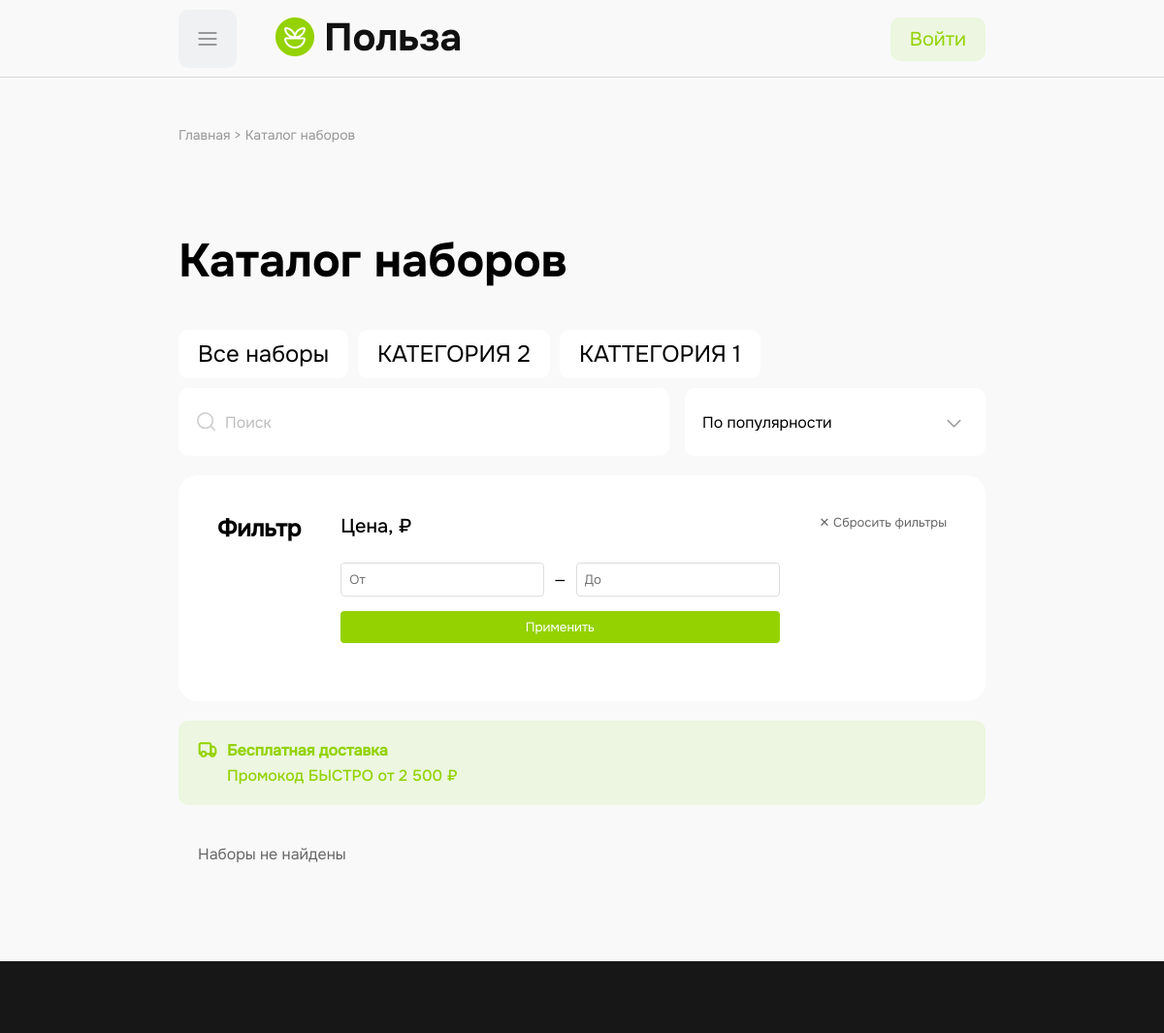
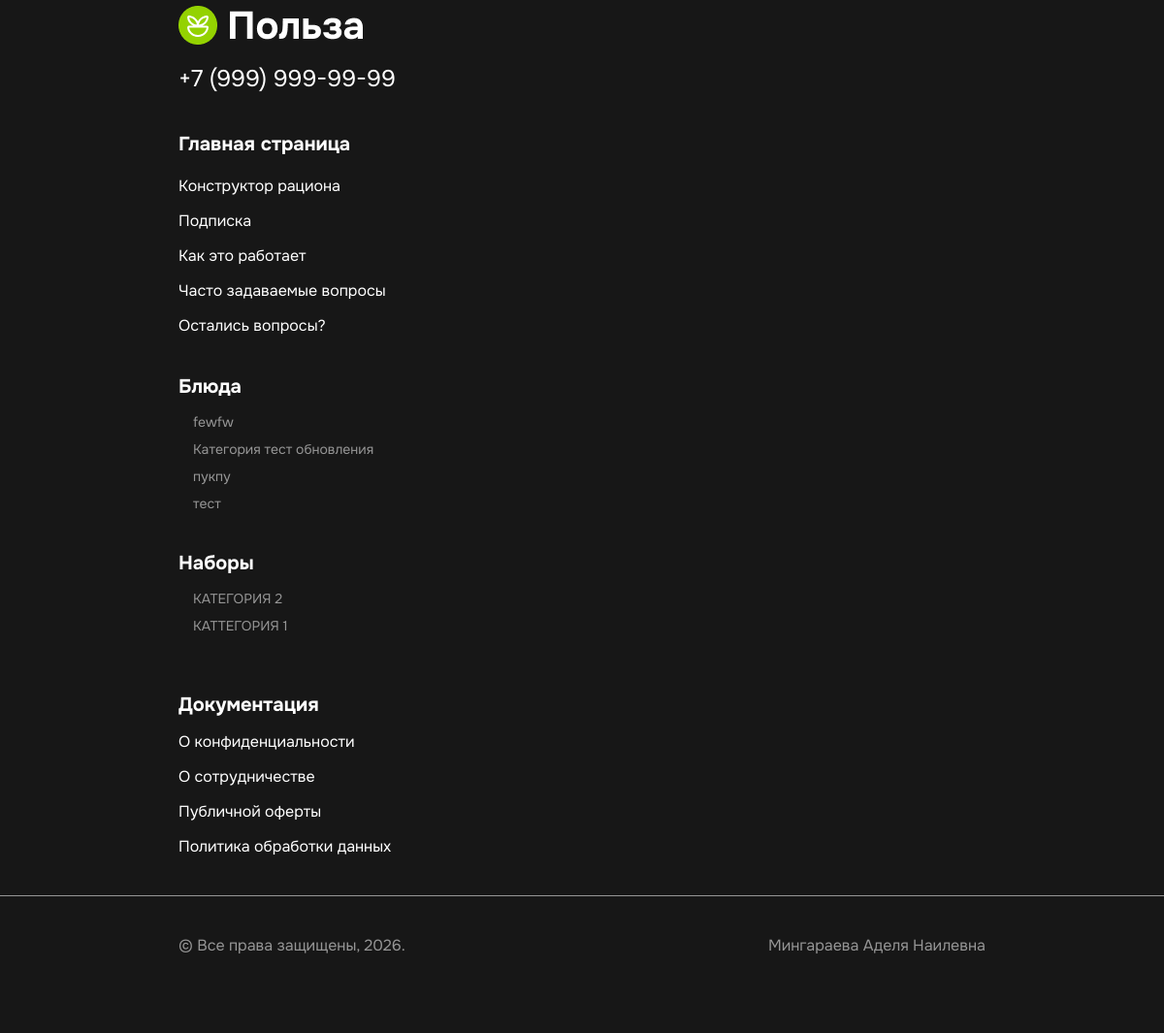
The app's page /?page=catalog_nabor&category=2 with its own data (2 pictures, top to bottom).
### tables this page shows
CREATE TABLE `sets` (
  `id` int NOT NULL,
  `name` varchar(100) NOT NULL
);

CREATE TABLE `categories` (
  `id` int NOT NULL,
  `name` varchar(100) NOT NULL
);

### pages/catalog_nabor.php (the view, shortened to what this page needs)
<?php
global $connect;
$filterCatId = intval($_GET['category'] ?? 0);
$searchQuery = trim($_GET['search'] ?? '');
$sortBy = $_GET['sort'] ?? 'popular';
$priceMax = isset($_GET['price_max']) && $_GET['price_max'] !== '' ? floatval($_GET['price_max']) : '';
$priceMin = isset($_GET['price_min']) && $_GET['price_min'] !== '' ? floatval($_GET['price_min']) : '';
$categories = $connect->query("SELECT id, name FROM sets ORDER BY name")->fetchAll();
$sql = "SELECT sd.*, s.name as category_name,
               (SELECT COUNT(*) FROM set_composition sc WHERE sc.set_dish_id = sd.id) as dishes_count
        FROM set_dishes sd
        LEFT JOIN sets s ON sd.set_id = s.id
        WHERE sd.is_available = 1";
$params = [];
if ($filterCatId > 0) {
    $sql .= " AND sd.set_id = ?";
    $params[] = $filterCatId;
}
switch ($sortBy) {
    default: $sql .= " ORDER BY sd.id DESC";
}
$stmt = $connect->prepare($sql);
$stmt->execute($params);
$sets = $stmt->fetchAll();
?>
<form action="index.php" method="GET">
    <p id="hleb" class="container">
        <a href="index.php">Главная</a> > Каталог наборов
    </p>
    <div class="catalog container">
        <h3>Каталог наборов</h3>
        <div class="filter">
            <a href="?page=catalog_nabor" class="<?= $filterCatId == 0 ? 'active' : '' ?>">Все наборы</a>
            <?php foreach ($categories as $cat): ?>
            <a href="?page=catalog_nabor&category=<?= $cat['id'] ?>"
                class="<?= $filterCatId == $cat['id'] ? 'active' : '' ?>">
                <?= htmlspecialchars($cat['name']) ?>
            </a>
            <?php endforeach; ?>
        </div>
    </div>
    <div class="top-actions container">
        <div class="search-wrapper">
            <input type="text" name="search" placeholder="Поиск" value="<?= htmlspecialchars($searchQuery) ?>">
        </div>
        <div class="sort-select">
            <select name="sort" onchange="this.form.submit()">
                <option value="popular" <?= $sortBy == 'popular' ? 'selected' : '' ?>>По популярности</option>
            </select>
        </div>
    </div>
    <div class="container catalog-layout">
        <aside class="filter-sidebar">
            <div class="price_filter">
                <h2>Фильтр</h2>
                <div style="display:flex;flex-direction:column;gap:15px;margin-bottom:20px;">
                    <p>Цена, ₽</p>
                    <div style="display:flex;gap:10px;align-items:center;">
                        <input type="number" name="price_min" placeholder="От"
                            value="<?= $priceMin !== '' ? htmlspecialchars($priceMin) : '' ?>" min="0"
                            style="width:100%;padding:8px;border:1px solid #ddd;border-radius:4px;">
                        <span>—</span>
                        <input type="number" name="price_max" placeholder="До"
                            value="<?= $priceMax !== '' ? htmlspecialchars($priceMax) : '' ?>" min="0"
                            style="width:100%;padding:8px;border:1px solid #ddd;border-radius:4px;">
                    </div>
                    <button type="submit"
                        style="background:#94D201;color:#fff;border:none;padding:8px 16px;border-radius:4px;cursor:pointer;">
                        Применить
                    </button>
                </div>
                <?php if ($priceMin !== '' || $priceMax !== '' || $filterCatId > 0 || $searchQuery !== ''): ?>
                <a href="?page=catalog_nabor" style="color:#666;font-size:13px;text-decoration:none;">✕ Сбросить
                    фильтры</a>
                <?php endif; ?>
            </div>
            <div class="promocod">
                <img src="image/promocod.svg" alt="Промокод">
                <div class="promocod-text">
                    <h3>Бесплатная доставка</h3>
                    <p>Промокод БЫСТРО от 2 500 ₽</p>
                </div>
            </div>
        </aside>
        <div class="catalog-main">
            <div class="catalog-items">
                <div class="nowinki">
                    <?php if (empty($sets)): ?>
                    <p style="padding:20px;color:#666;">Наборы не найдены</p>
                    <?php endif; ?>
                </div>
            </div>
        </div>
    </div>
</form>

### includes/footer.php (shortened to what this page needs)
<footer>
    <div class="foot container">
        <div class="logo_f">
            <img src="image/log_f.png" alt="">
            <a href="tel:+79228805707">+7 (999) 999-99-99</a>
        </div>
        <div class="glav">
            <p>Главная страница</p>
            <a href="">Конструктор рациона</a>
            <a href="">Подписка</a>
            <a href="">Как это работает</a>
            <a href="">Часто задаваемые вопросы</a>
            <a href="">Остались вопросы?</a>
        </div>
        <div class="n_f">
            <ul class="dolb">
                <li class="blu_f">
                    <a href="#" class="bluda_f">Блюда <img src="image/spis.svg" alt=""></a>
                    <ul class="spisok_blud_f">
                        <?php foreach ($dishCategories as $cat): ?>
                        <li>
                            <a href="?page=catalog_blud&category=<?= $cat['id'] ?>">
                                <?= htmlspecialchars($cat['name']) ?>
                            </a>
                        </li>
                        <?php endforeach; ?>
                    </ul>
                </li>
                <li class="blu_f">
                    <a href="#" class="bluda_f">Наборы <img src="image/spis.svg" alt=""></a>
                    <ul class="spisok_blud_f">
                        <?php foreach ($setCategories as $cat): ?>
                        <li>
                            <a href="?page=catalog_nabor&category=<?= $cat['id'] ?>">
                                <?= htmlspecialchars($cat['name']) ?>
                            </a>
                        </li>
                        <?php endforeach; ?>
                    </ul>
                </li>
            </ul>
        </div>
        <div class="docum_f">
            <p>Документация</p>
            <a href="?page=doc">О конфиденциальности</a>
            <a href="?page=doc">О сотрудничестве</a>
            <a href="?page=doc">Публичной оферты</a>
            <a href="?page=doc">Политика обработки данных</a>
        </div>
    </div>
    <hr class="f_hr">
    <div class="f_adel container">
        <p>© Все права защищены, 2026.</p>
        <p>Мингараева Аделя Наилевна</p>
    </div>
</footer>

### css/media.css (style rules this page uses)
@media (max-width: 1280px) { .container { max-width: 832px; } }
@media (max-width: 1280px) { .foot { flex-direction: column; align-items: flex-start; gap: 40px; } }
@media (max-width: 1280px) { hr.f_hr { margin-top: 40px; margin-bottom: 20px; } }
@media (max-width: 1280px) { .spisok_blud_f { position: static; display: block; background-color: transparent; box-shadow: none; padding: 0; margin-top: 10px; margin-bottom: 15px; } }
@media (max-width: 1280px) { .spisok_blud_f li { margin-left: 15px; } }
@media (max-width: 1280px) { .spisok_blud_f a { color: #969696; font-size: 14px; padding: 5px 0; } }
@media (max-width: 1280px) { #hleb { overflow-x: auto; white-space: nowrap; padding: 10px 0; margin-bottom: 10px; } }
@media (max-width: 1280px) { .catalog-layout { flex-direction: column; gap: 20px; } }
@media (max-width: 1280px) { .catalog .filter { margin: 10px 0; } }
@media (max-width: 1280px) { .filter-sidebar { width: 100%; position: static; } }
@media (max-width: 1280px) { .price_filter { display: flex; width: 100%; justify-content: space-between; height: auto; } }
@media (max-width: 1280px) { .price_filter p { margin-top: 0; } }
@media (max-width: 1280px) { .top-actions { margin-top: 0; } }
@media (max-width: 1280px) { .search-wrapper input, .sort-select select { font-size: 16px; } }
@media (max-width: 1280px) { .catalog-items .nowinki { gap: 16px; } }
@media (max-width: 1200px) { .promocod { width: 100%; } }

### records on screen
sets: name "КАТЕГОРИЯ 2"
sets: name "КАТТЕГОРИЯ 1"
categories: name "fewfw"
categories: name "Категория тест обновления"
categories: name "пукпу"
categories: name "тест"
